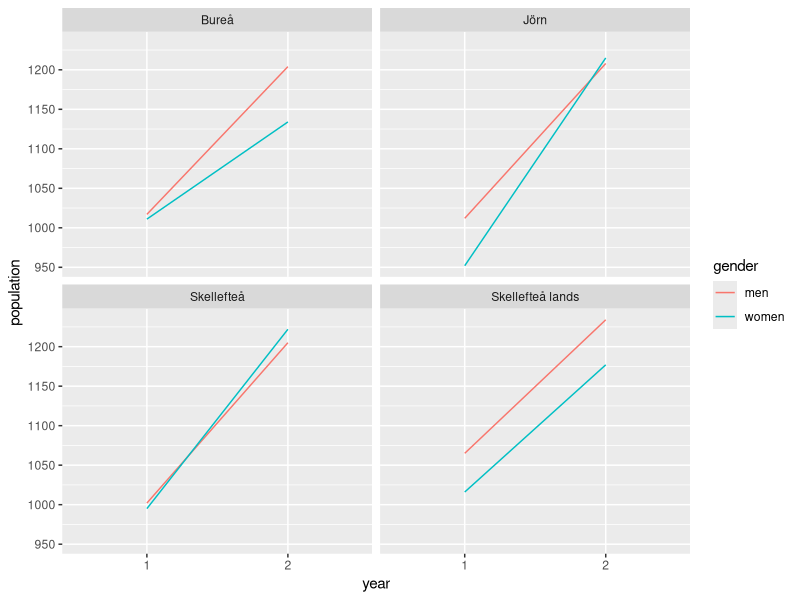

The R source for this figure:
## ---- chunk 1
library(dplyr)
## ---- chunk 2
library(dplyr)
library(tidyr)
## ---- chunk 3
dirty_data <- data_frame(
  context = c("Skellefteå", "Skellefteå lands", "Bureå", "Jörn"),
  year.1.men = rpois(4,1000),
  year.1.women = rpois(4,1000),
  year.2.men = rpois(4,1200),
  year.2.women = rpois(4,1200)
)

dirty_data
## ---- chunk 4
tidy_data <- dirty_data %>% gather(key, population, year.1.men:year.2.women)
tidy_data
## ---- chunk 5
tidy_data <- dirty_data %>% gather(key, population, year.1.men:year.2.women) %>% 
  separate(key, c("key", "year", "gender"))
tidy_data %>% arrange(context)
## ---- chunk 6
library(ggplot2)

ggplot(tidy_data, aes(year, population, group = gender, color = gender)) + geom_line() + facet_wrap(~context)
## ---- chunk 7
library(stringr)
x = "år1890"
str_extract(x, "[0-9]{4}$")
